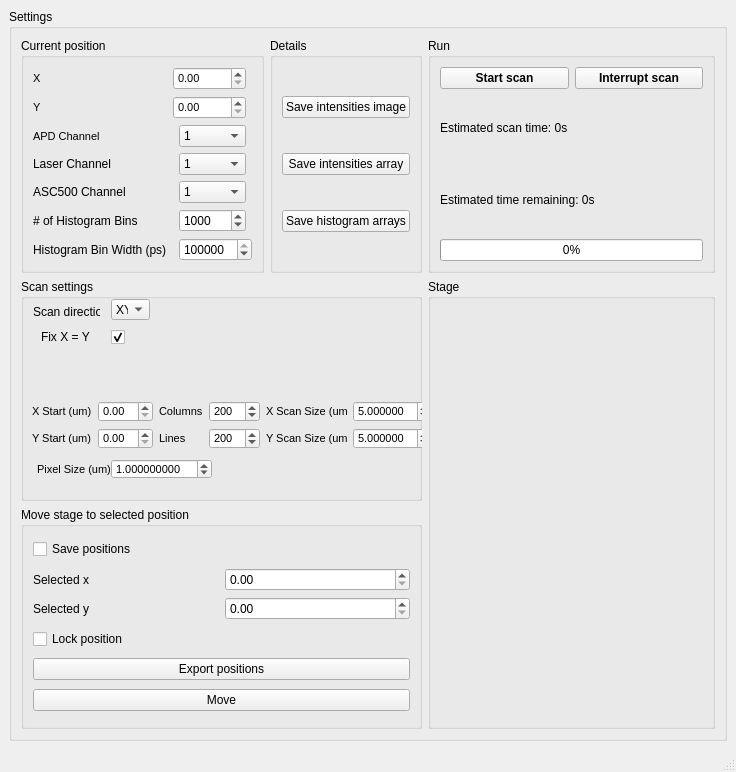
<?xml version="1.0" encoding="UTF-8"?>
<ui version="4.0">
 <class>MainWindow</class>
 <widget class="QMainWindow" name="MainWindow">
  <property name="geometry">
   <rect>
    <x>0</x>
    <y>0</y>
    <width>736</width>
    <height>772</height>
   </rect>
  </property>
  <property name="sizePolicy">
   <sizepolicy hsizetype="MinimumExpanding" vsizetype="Ignored">
    <horstretch>0</horstretch>
    <verstretch>0</verstretch>
   </sizepolicy>
  </property>
  <property name="minimumSize">
   <size>
    <width>100</width>
    <height>100</height>
   </size>
  </property>
  <property name="windowTitle">
   <string>MainWindow</string>
  </property>
  <widget class="QWidget" name="centralwidget">
   <layout class="QVBoxLayout" name="verticalLayout_3">
    <item>
     <widget class="QGroupBox" name="groupBox">
      <property name="title">
       <string>Settings</string>
      </property>
      <property name="flat">
       <bool>true</bool>
      </property>
      <layout class="QGridLayout" name="gridLayout_2">
       <item row="0" column="1">
        <layout class="QGridLayout" name="gridLayout_9">
         <item row="0" column="0">
          <layout class="QHBoxLayout" name="horizontalLayout_2">
           <item>
            <widget class="QGroupBox" name="groupBox_4">
             <property name="title">
              <string>Current position</string>
             </property>
             <layout class="QGridLayout" name="gridLayout_5">
              <item row="0" column="0">
               <widget class="QLabel" name="label">
                <property name="font">
                 <font>
                  <pointsize>8</pointsize>
                 </font>
                </property>
                <property name="text">
                 <string>X</string>
                </property>
               </widget>
              </item>
              <item row="1" column="1" colspan="2">
               <widget class="QDoubleSpinBox" name="y_pos_doubleSpinBox">
                <property name="maximumSize">
                 <size>
                  <width>200</width>
                  <height>16777215</height>
                 </size>
                </property>
                <property name="font">
                 <font>
                  <pointsize>8</pointsize>
                 </font>
                </property>
               </widget>
              </item>
              <item row="1" column="0">
               <widget class="QLabel" name="label_2">
                <property name="font">
                 <font>
                  <pointsize>8</pointsize>
                 </font>
                </property>
                <property name="text">
                 <string>Y</string>
                </property>
               </widget>
              </item>
              <item row="2" column="0">
               <widget class="QLabel" name="APD_label">
                <property name="font">
                 <font>
                  <pointsize>8</pointsize>
                 </font>
                </property>
                <property name="text">
                 <string>APD Channel</string>
                </property>
               </widget>
              </item>
              <item row="0" column="1" colspan="2">
               <widget class="QDoubleSpinBox" name="x_pos_doubleSpinBox">
                <property name="maximumSize">
                 <size>
                  <width>200</width>
                  <height>16777215</height>
                 </size>
                </property>
                <property name="font">
                 <font>
                  <pointsize>8</pointsize>
                 </font>
                </property>
               </widget>
              </item>
              <item row="2" column="2">
               <widget class="QComboBox" name="APD_comboBox">
                <property name="currentText">
                 <string>2</string>
                </property>
                <property name="maxCount">
                 <number>4</number>
                </property>
                <item>
                 <property name="text">
                  <string>1</string>
                 </property>
                </item>
                <item>
                 <property name="text">
                  <string>2</string>
                 </property>
                </item>
                <item>
                 <property name="text">
                  <string>3</string>
                 </property>
                </item>
                <item>
                 <property name="text">
                  <string>4</string>
                 </property>
                </item>
               </widget>
              </item>
              <item row="10" column="2" colspan="2">
               <widget class="QDoubleSpinBox" name="hist_binwidth_doubleSpinBox">
                <property name="decimals">
                 <number>0</number>
                </property>
                <property name="maximum">
                 <double>10000000000000000000.000000000000000</double>
                </property>
                <property name="value">
                 <double>100000000000.000000000000000</double>
                </property>
               </widget>
              </item>
              <item row="10" column="0">
               <widget class="QLabel" name="hist_binwidth_label">
                <property name="text">
                 <string>Histogram Bin Width (ps)</string>
                </property>
               </widget>
              </item>
              <item row="8" column="0">
               <widget class="QLabel" name="histogrambin_label">
                <property name="text">
                 <string># of Histogram Bins</string>
                </property>
               </widget>
              </item>
              <item row="8" column="2">
               <widget class="QDoubleSpinBox" name="hist_numbins_doubleSpinBox">
                <property name="decimals">
                 <number>0</number>
                </property>
                <property name="maximum">
                 <double>100000000000.000000000000000</double>
                </property>
                <property name="value">
                 <double>1000.000000000000000</double>
                </property>
               </widget>
              </item>
              <item row="3" column="0">
               <widget class="QLabel" name="Laser_label">
                <property name="text">
                 <string>Laser Channel</string>
                </property>
               </widget>
              </item>
              <item row="4" column="0">
               <widget class="QLabel" name="ASC500_label">
                <property name="text">
                 <string>ASC500 Channel</string>
                </property>
               </widget>
              </item>
              <item row="3" column="2">
               <widget class="QComboBox" name="Laser_comboBox">
                <property name="currentIndex">
                 <number>0</number>
                </property>
                <property name="maxVisibleItems">
                 <number>4</number>
                </property>
                <property name="maxCount">
                 <number>4</number>
                </property>
                <property name="duplicatesEnabled">
                 <bool>false</bool>
                </property>
                <item>
                 <property name="text">
                  <string>1</string>
                 </property>
                </item>
                <item>
                 <property name="text">
                  <string>2</string>
                 </property>
                </item>
                <item>
                 <property name="text">
                  <string>3</string>
                 </property>
                </item>
                <item>
                 <property name="text">
                  <string>4</string>
                 </property>
                </item>
               </widget>
              </item>
              <item row="4" column="2">
               <widget class="QComboBox" name="ASC500_comboBox">
                <property name="editable">
                 <bool>false</bool>
                </property>
                <property name="currentText">
                 <string>4</string>
                </property>
                <property name="maxCount">
                 <number>4</number>
                </property>
                <item>
                 <property name="text">
                  <string>1</string>
                 </property>
                </item>
                <item>
                 <property name="text">
                  <string>2</string>
                 </property>
                </item>
                <item>
                 <property name="text">
                  <string>3</string>
                 </property>
                </item>
                <item>
                 <property name="text">
                  <string>4</string>
                 </property>
                </item>
               </widget>
              </item>
             </layout>
            </widget>
           </item>
           <item>
            <widget class="QGroupBox" name="details_groupBox">
             <property name="title">
              <string>Details</string>
             </property>
             <layout class="QVBoxLayout" name="verticalLayout">
              <item>
               <widget class="QPushButton" name="save_image_pushButton">
                <property name="text">
                 <string>Save intensities image</string>
                </property>
               </widget>
              </item>
              <item>
               <widget class="QPushButton" name="save_array_pushButton">
                <property name="text">
                 <string>Save intensities array</string>
                </property>
               </widget>
              </item>
              <item>
               <widget class="QPushButton" name="save_histo_pushButton">
                <property name="text">
                 <string>Save histogram arrays</string>
                </property>
               </widget>
              </item>
             </layout>
            </widget>
           </item>
          </layout>
         </item>
         <item row="2" column="1" rowspan="2" colspan="2">
          <widget class="QGroupBox" name="stage_groupBox">
           <property name="sizePolicy">
            <sizepolicy hsizetype="Expanding" vsizetype="Expanding">
             <horstretch>1</horstretch>
             <verstretch>0</verstretch>
            </sizepolicy>
           </property>
           <property name="title">
            <string>Stage</string>
           </property>
           <layout class="QGridLayout" name="gridLayout_8"/>
          </widget>
         </item>
         <item row="2" column="0">
          <widget class="QGroupBox" name="groupBox_6">
           <property name="sizePolicy">
            <sizepolicy hsizetype="Preferred" vsizetype="Preferred">
             <horstretch>0</horstretch>
             <verstretch>0</verstretch>
            </sizepolicy>
           </property>
           <property name="maximumSize">
            <size>
             <width>583</width>
             <height>16777215</height>
            </size>
           </property>
           <property name="title">
            <string>Scan settings</string>
           </property>
           <widget class="QLabel" name="fix_xy_label">
            <property name="geometry">
             <rect>
              <x>20</x>
              <y>50</y>
              <width>67</width>
              <height>16</height>
             </rect>
            </property>
            <property name="text">
             <string>Fix X = Y</string>
            </property>
           </widget>
           <widget class="QLabel" name="PixelSize_label">
            <property name="geometry">
             <rect>
              <x>16</x>
              <y>180</y>
              <width>81</width>
              <height>20</height>
             </rect>
            </property>
            <property name="font">
             <font>
              <pointsize>8</pointsize>
             </font>
            </property>
            <property name="text">
             <string>Pixel Size (um) </string>
            </property>
           </widget>
           <widget class="QDoubleSpinBox" name="PixelSize_doubleSpinBox">
            <property name="geometry">
             <rect>
              <x>90</x>
              <y>180</y>
              <width>101</width>
              <height>20</height>
             </rect>
            </property>
            <property name="font">
             <font>
              <pointsize>8</pointsize>
             </font>
            </property>
            <property name="decimals">
             <number>9</number>
            </property>
            <property name="minimum">
             <double>0.000001000000000</double>
            </property>
            <property name="maximum">
             <double>50.000000000000000</double>
            </property>
            <property name="singleStep">
             <double>0.000001000000000</double>
            </property>
            <property name="value">
             <double>1.000000000000000</double>
            </property>
           </widget>
           <widget class="QLabel" name="label_3">
            <property name="geometry">
             <rect>
              <x>12</x>
              <y>25</y>
              <width>67</width>
              <height>16</height>
             </rect>
            </property>
            <property name="text">
             <string>Scan direction</string>
            </property>
           </widget>
           <widget class="QComboBox" name="scan_comboBox">
            <property name="geometry">
             <rect>
              <x>90</x>
              <y>20</y>
              <width>39</width>
              <height>21</height>
             </rect>
            </property>
            <item>
             <property name="text">
              <string>XY</string>
             </property>
            </item>
            <item>
             <property name="text">
              <string>YX</string>
             </property>
            </item>
           </widget>
           <widget class="QCheckBox" name="fix_xy_checkBox">
            <property name="geometry">
             <rect>
              <x>90</x>
              <y>50</y>
              <width>21</width>
              <height>17</height>
             </rect>
            </property>
            <property name="text">
             <string/>
            </property>
            <property name="checked">
             <bool>true</bool>
            </property>
           </widget>
           <widget class="QWidget" name="layoutWidget">
            <property name="geometry">
             <rect>
              <x>11</x>
              <y>122</y>
              <width>400</width>
              <height>48</height>
             </rect>
            </property>
            <layout class="QGridLayout" name="gridLayout_3">
             <item row="0" column="0">
              <widget class="QLabel" name="label_9">
               <property name="font">
                <font>
                 <pointsize>8</pointsize>
                </font>
               </property>
               <property name="text">
                <string>X Start (um)</string>
               </property>
              </widget>
             </item>
             <item row="0" column="1">
              <widget class="QDoubleSpinBox" name="x_start_doubleSpinBox">
               <property name="font">
                <font>
                 <pointsize>8</pointsize>
                </font>
               </property>
               <property name="maximum">
                <double>50.000000000000000</double>
               </property>
               <property name="value">
                <double>0.000000000000000</double>
               </property>
              </widget>
             </item>
             <item row="0" column="2">
              <widget class="QLabel" name="label_6">
               <property name="font">
                <font>
                 <pointsize>8</pointsize>
                </font>
               </property>
               <property name="text">
                <string>Columns</string>
               </property>
              </widget>
             </item>
             <item row="0" column="3">
              <widget class="QDoubleSpinBox" name="x_step_doubleSpinBox">
               <property name="font">
                <font>
                 <pointsize>8</pointsize>
                </font>
               </property>
               <property name="decimals">
                <number>0</number>
               </property>
               <property name="maximum">
                <double>1000.000000000000000</double>
               </property>
               <property name="singleStep">
                <double>1.000000000000000</double>
               </property>
               <property name="value">
                <double>200.000000000000000</double>
               </property>
              </widget>
             </item>
             <item row="0" column="4">
              <widget class="QLabel" name="label_5">
               <property name="font">
                <font>
                 <pointsize>8</pointsize>
                </font>
               </property>
               <property name="text">
                <string>X Scan Size (um)</string>
               </property>
              </widget>
             </item>
             <item row="0" column="5">
              <widget class="QDoubleSpinBox" name="x_size_doubleSpinBox">
               <property name="font">
                <font>
                 <pointsize>8</pointsize>
                </font>
               </property>
               <property name="decimals">
                <number>6</number>
               </property>
               <property name="maximum">
                <double>50.000000000000000</double>
               </property>
               <property name="singleStep">
                <double>0.000001000000000</double>
               </property>
               <property name="value">
                <double>5.000000000000000</double>
               </property>
              </widget>
             </item>
             <item row="1" column="0">
              <widget class="QLabel" name="label_8">
               <property name="font">
                <font>
                 <pointsize>8</pointsize>
                </font>
               </property>
               <property name="text">
                <string>Y Start (um)</string>
               </property>
              </widget>
             </item>
             <item row="1" column="1">
              <widget class="QDoubleSpinBox" name="y_start_doubleSpinBox">
               <property name="font">
                <font>
                 <pointsize>8</pointsize>
                </font>
               </property>
               <property name="maximum">
                <double>50.000000000000000</double>
               </property>
               <property name="value">
                <double>0.000000000000000</double>
               </property>
              </widget>
             </item>
             <item row="1" column="2">
              <widget class="QLabel" name="label_7">
               <property name="font">
                <font>
                 <pointsize>8</pointsize>
                </font>
               </property>
               <property name="text">
                <string>Lines</string>
               </property>
              </widget>
             </item>
             <item row="1" column="3">
              <widget class="QDoubleSpinBox" name="y_step_doubleSpinBox">
               <property name="font">
                <font>
                 <pointsize>8</pointsize>
                </font>
               </property>
               <property name="decimals">
                <number>0</number>
               </property>
               <property name="maximum">
                <double>1000.000000000000000</double>
               </property>
               <property name="value">
                <double>200.000000000000000</double>
               </property>
              </widget>
             </item>
             <item row="1" column="4">
              <widget class="QLabel" name="label_4">
               <property name="font">
                <font>
                 <pointsize>8</pointsize>
                </font>
               </property>
               <property name="text">
                <string>Y Scan Size (um)</string>
               </property>
              </widget>
             </item>
             <item row="1" column="5">
              <widget class="QDoubleSpinBox" name="y_size_doubleSpinBox">
               <property name="font">
                <font>
                 <pointsize>8</pointsize>
                </font>
               </property>
               <property name="decimals">
                <number>6</number>
               </property>
               <property name="maximum">
                <double>50.000000000000000</double>
               </property>
               <property name="singleStep">
                <double>0.000001000000000</double>
               </property>
               <property name="value">
                <double>5.000000000000000</double>
               </property>
              </widget>
             </item>
            </layout>
           </widget>
          </widget>
         </item>
         <item row="3" column="0">
          <widget class="QGroupBox" name="groupBox_2">
           <property name="title">
            <string>Move stage to selected position</string>
           </property>
           <layout class="QVBoxLayout" name="verticalLayout_2">
            <item>
             <widget class="QCheckBox" name="save_positions_checkBox">
              <property name="maximumSize">
               <size>
                <width>583</width>
                <height>16777215</height>
               </size>
              </property>
              <property name="text">
               <string>Save positions</string>
              </property>
             </widget>
            </item>
            <item>
             <layout class="QGridLayout" name="gridLayout">
              <item row="1" column="0">
               <widget class="QLabel" name="label_11">
                <property name="text">
                 <string>Selected y</string>
                </property>
               </widget>
              </item>
              <item row="0" column="0">
               <widget class="QLabel" name="label_10">
                <property name="text">
                 <string>Selected x</string>
                </property>
               </widget>
              </item>
              <item row="0" column="1">
               <widget class="QDoubleSpinBox" name="x_clicked_doubleSpinBox"/>
              </item>
              <item row="1" column="1">
               <widget class="QDoubleSpinBox" name="y_clicked_doubleSpinBox"/>
              </item>
             </layout>
            </item>
            <item>
             <widget class="QCheckBox" name="lock_position_checkBox">
              <property name="text">
               <string>Lock position</string>
              </property>
             </widget>
            </item>
            <item>
             <widget class="QPushButton" name="export_positions_pushButton">
              <property name="text">
               <string>Export positions</string>
              </property>
             </widget>
            </item>
            <item>
             <widget class="QPushButton" name="move_to_selected_pushButton">
              <property name="text">
               <string>Move</string>
              </property>
             </widget>
            </item>
           </layout>
          </widget>
         </item>
         <item row="0" column="1" colspan="2">
          <widget class="QGroupBox" name="groupBox_3">
           <property name="title">
            <string>Run</string>
           </property>
           <layout class="QGridLayout" name="gridLayout_4">
            <item row="1" column="0">
             <widget class="QLabel" name="estimated_scan_time_label">
              <property name="text">
               <string>Estimated scan time: 0s</string>
              </property>
             </widget>
            </item>
            <item row="2" column="0" colspan="2">
             <widget class="QLabel" name="estimated_time_label">
              <property name="text">
               <string>Estimated time remaining: 0s</string>
              </property>
             </widget>
            </item>
            <item row="0" column="0">
             <widget class="QPushButton" name="start_scan_pushButton">
              <property name="font">
               <font>
                <weight>75</weight>
                <bold>true</bold>
               </font>
              </property>
              <property name="text">
               <string>Start scan</string>
              </property>
             </widget>
            </item>
            <item row="0" column="1">
             <widget class="QPushButton" name="interrupt_scan_pushButton">
              <property name="font">
               <font>
                <weight>75</weight>
                <bold>true</bold>
               </font>
              </property>
              <property name="text">
               <string>Interrupt scan</string>
              </property>
             </widget>
            </item>
            <item row="3" column="0" colspan="2">
             <widget class="QProgressBar" name="progressBar">
              <property name="layoutDirection">
               <enum>Qt::LeftToRight</enum>
              </property>
              <property name="value">
               <number>0</number>
              </property>
             </widget>
            </item>
           </layout>
          </widget>
         </item>
        </layout>
       </item>
      </layout>
     </widget>
    </item>
   </layout>
  </widget>
  <widget class="QMenuBar" name="menubar">
   <property name="geometry">
    <rect>
     <x>0</x>
     <y>0</y>
     <width>736</width>
     <height>21</height>
    </rect>
   </property>
  </widget>
  <widget class="QStatusBar" name="statusbar"/>
 </widget>
 <tabstops>
  <tabstop>x_start_doubleSpinBox</tabstop>
  <tabstop>y_start_doubleSpinBox</tabstop>
  <tabstop>x_size_doubleSpinBox</tabstop>
  <tabstop>y_size_doubleSpinBox</tabstop>
  <tabstop>x_step_doubleSpinBox</tabstop>
  <tabstop>y_step_doubleSpinBox</tabstop>
 </tabstops>
 <resources/>
 <connections/>
</ui>
